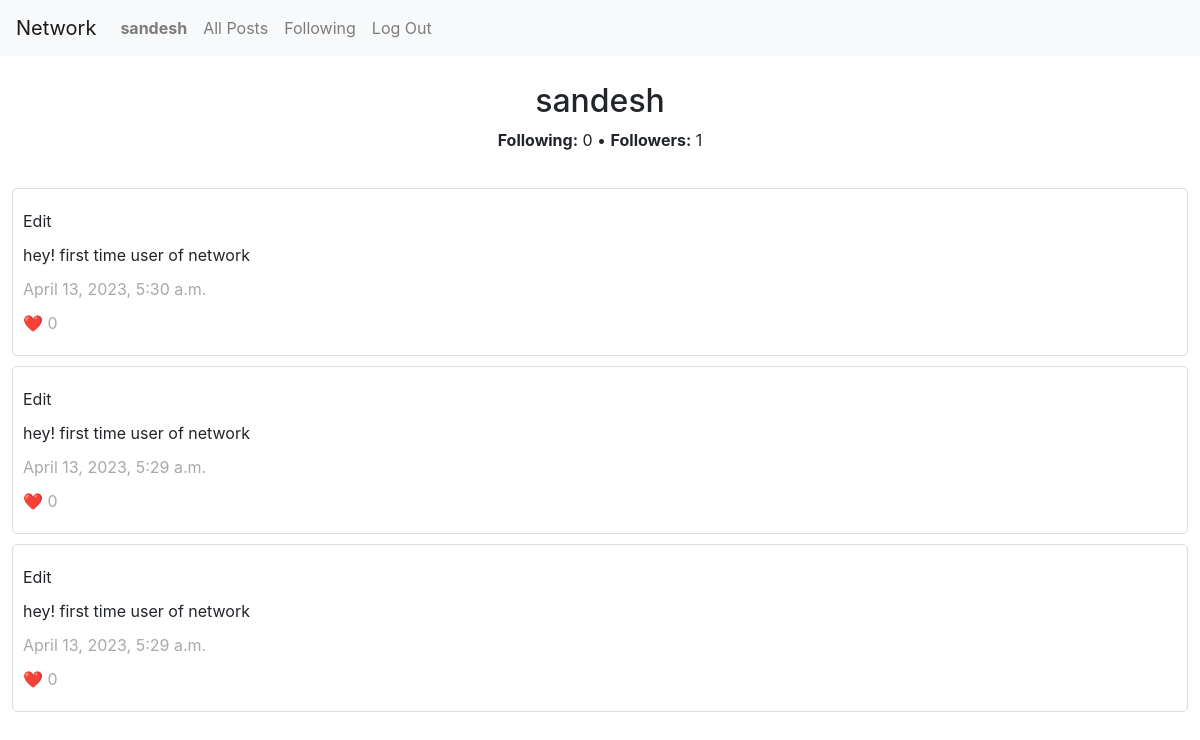
The page /users/2 (signed in) on the database its author committed.
### network/models.py (models this page shows, shortened)
class User(AbstractUser):
    following = models.ManyToManyField("self", blank=True, symmetrical=False, related_name="followers")

class Post(models.Model):
    author = models.ForeignKey("User", on_delete=models.CASCADE, related_name="posts")
    content = models.TextField(blank=True)
    timestamp = models.DateTimeField(auto_now_add=True)
    likes = models.ManyToManyField("User", related_name="liked_posts", blank=True, null=True)

### network/views.py (the view)
# urls.py: path("users/<int:userId>", views.users, name="users"),
def users(request, userId):
    user = User.objects.get(pk=userId)
    return render(request, "network/user.html", {
        "userProfile": user,
        "posts": user.posts.all().order_by("-timestamp").all(),
        "followers": user.followers.all()
    })

### network/templates/network/user.html (shortened to what this page needs)
{% extends "network/layout.html" %}
{% load static %}
{% block body %}
    <div class="user-info" id="{{ user.id }}">
        <h2>{{ userProfile }}</h2>
        <p><strong>Following:</strong> <span class="following-count">{{ userProfile.following.count }}</span> • <strong>Followers:</strong> <span class="follower-count">{{ userProfile.followers.count }}</span></p>
    </div>
    {% for post in posts %}
        <div class="post">
            {% if user == post.author %}
            <p>Edit</p>
            {% endif %}
            <p class="post-content">{{ post.content }}</p>
            <p class="post-time">{{ post.timestamp }}</p>
            <p class="post-likes">❤️ {{ post.likes.count }}</p>
        </div>
    {% empty %}
        <div class="nothing">
            <div>Unfortunately, nothing to show here.</div>
        </div>
    {% endfor %}
{% endblock %}

### network/templates/network/layout.html (shortened to what this page needs)
{% load static %}
<!DOCTYPE html>
<html lang="en">
    <head>
        <link rel="stylesheet" href="https://stackpath.bootstrapcdn.com/bootstrap/4.4.1/css/bootstrap.min.css">
        <link href="{% static 'network/styles.css' %}" rel="stylesheet">
    </head>
    <body>
        <nav class="navbar navbar-expand-lg navbar-light bg-light">
            <a class="navbar-brand" href="{% url 'index' %}">Network</a>
            <div>
              <ul class="navbar-nav mr-auto">
                {% if user.is_authenticated %}
                    <li class="nav-item">
                        <a class="nav-link" href="{% url 'users' user.id %}"><strong>{{ user.username }}</strong></a>
                    </li>
                {% endif %}
                <li class="nav-item">
                  <a class="nav-link" href="{% url 'index' %}">All Posts</a>
                </li>
                {% if user.is_authenticated %}
                    <li class="nav-item">
                        <a class="nav-link" href="#">Following</a>
                    </li>
                    <li class="nav-item">
                        <a class="nav-link" href="{% url 'logout' %}">Log Out</a>
                    </li>
                {% endif %}
              </ul>
            </div>
          </nav>
        <div class="body">
            {% block body %}
            {% endblock %}
        </div>
    </body>
</html>

### network/static/network/styles.css (style rules this page uses)
.body { margin: 0 1vw; }
.body > div { border: 1px solid gainsboro; border-radius: 5px; margin-bottom: 10px; padding: 10px; }
.post > p { margin: 10px 0; }
.post-time, .post-likes { color: darkgray; }
.user-info { border: none !important; display: flex; flex-direction: column; align-items: center; }

### rows shown on the page
User: username "sandesh", following.count "0", followers.count "1"
Post: shows "Edit", content "hey! first time user of network", timestamp "April 13, 2023, 5:30 a.m.", likes.count "0"
Post: shows "Edit", content "hey! first time user of network", timestamp "April 13, 2023, 5:29 a.m.", likes.count "0"
Post: shows "Edit", content "hey! first time user of network", timestamp "April 13, 2023, 5:29 a.m.", likes.count "0"
